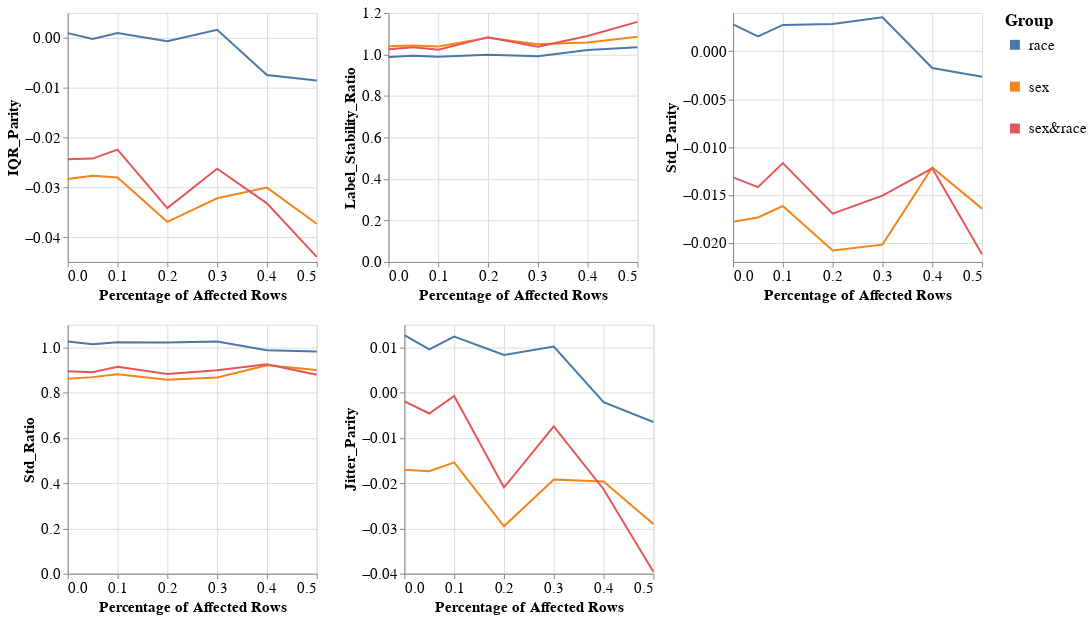

Notebook cell for this chart:
### Markdown cell above
### Group metrics per dataset and model

### Code cell
visualizer.create_groups_grid_pct_lines_plot(model_name=MODEL_NAMES[0],
                                             target_preprocessing_technique=PREPROCESSING_TECHNIQUES[0],
                                             group_metrics_type='variance')

### Figure 1 — Vega-Lite specification as saved in the notebook (floating-point values rounded to 4 significant figures)
{"config": {"view": {"continuousWidth": 400, "continuousHeight": 300}, "axis": {"labelFontSize": 15, "titleFontSize": 15}, "legend": {"labelFontSize": 15, "symbolStrokeWidth": 10, "titleFontSize": 17}, "title": {"fontSize": 15}}, "vconcat": [{"hconcat": [{"mark": "line", "encoding": {"color": {"field": "Group", "type": "nominal"}, "x": {"field": "Percentage", "title": "Percentage of Affected Rows", "type": "quantitative"}, "y": {"field": "Metric_Value", "title": "IQR_Parity", "type": "quantitative"}}, "height": 250, "width": 250}, {"data": {"name": "data-b12d4d9dd551368b9e5faad2d5d4342e"}, "mark": "line", "encoding": {"color": {"field": "Group", "type": "nominal"}, "x": {"field": "Percentage", "title": "Percentage of Affected Rows", "type": "quantitative"}, "y": {"field": "Metric_Value", "title": "Label_Stability_Ratio", "type": "quantitative"}}, "height": 250, "width": 250}, {"data": {"name": "data-edb86d7509957efeab170c346a5ea68a"}, "mark": "line", "encoding": {"color": {"field": "Group", "type": "nominal"}, "x": {"field": "Percentage", "title": "Percentage of Affected Rows", "type": "quantitative"}, "y": {"field": "Metric_Value", "title": "Std_Parity", "type": "quantitative"}}, "height": 250, "width": 250}]}, {"hconcat": [{"mark": "line", "encoding": {"color": {"field": "Group", "type": "nominal"}, "x": {"field": "Percentage", "title": "Percentage of Affected Rows", "type": "quantitative"}, "y": {"field": "Metric_Value", "title": "Std_Ratio", "type": "quantitative"}}, "height": 250, "width": 250}, {"data": {"name": "data-17bff6c00e28ed410f66fc92b36287b4"}, "mark": "line", "encoding": {"color": {"field": "Group", "type": "nominal"}, "x": {"field": "Percentage", "title": "Percentage of Affected Rows", "type": "quantitative"}, "y": {"field": "Metric_Value", "title": "Jitter_Parity", "type": "quantitative"}}, "height": 250, "width": 250}], "data": {"name": "data-b356da9915631f9fb8b5c3a687f18f34"}}], "data": {"name": "data-aecb2e49723a49af9cd104d4ab37a60f"}, "$schema": "https://vega.github.io/schema/vega-lite/v4.17.0.json", "datasets": {"data-aecb2e49723a49af9cd104d4ab37a60f": [{"Model_Name": "DecisionTreeClassifier", "Metric": "IQR_Parity", "Group": "race", "Metric_Value": 0.0009545, "Percentage": 0.0}, {"Model_Name": "DecisionTreeClassifier", "Metric": "IQR_Parity", "Group": "sex", "Metric_Value": -0.02836, "Percentage": 0.0}, {"Model_Name": "DecisionTreeClassifier", "Metric": "IQR_Parity", "Group": "sex&race", "Metric_Value": -0.02439, "Percentage": 0.0}, {"Model_Name": "DecisionTreeClassifier", "Metric": "IQR_Parity", "Group": "race", "Metric_Value": -0.0002222, "Percentage": 0.05}, {"Model_Name": "DecisionTreeClassifier", "Metric": "IQR_Parity", "Group": "sex", "Metric_Value": -0.02767, "Percentage": 0.05}, {"Model_Name": "DecisionTreeClassifier", "Metric": "IQR_Parity", "Group": "sex&race", "Metric_Value": -0.02425, "Percentage": 0.05}, {"Model_Name": "DecisionTreeClassifier", "Metric": "IQR_Parity", "Group": "race", "Metric_Value": 0.0009583, "Percentage": 0.1}, {"Model_Name": "DecisionTreeClassifier", "Metric": "IQR_Parity", "Group": "sex", "Metric_Value": -0.02803, "Percentage": 0.1}, {"Model_Name": "DecisionTreeClassifier", "Metric": "IQR_Parity", "Group": "sex&race", "Metric_Value": -0.02245, "Percentage": 0.1}, {"Model_Name": "DecisionTreeClassifier", "Metric": "IQR_Parity", "Group": "race", "Metric_Value": -0.0006652, "Percentage": 0.2}, {"Model_Name": "DecisionTreeClassifier", "Metric": "IQR_Parity", "Group": "sex", "Metric_Value": -0.03695, "Percentage": 0.2}, {"Model_Name": "DecisionTreeClassifier", "Metric": "IQR_Parity", "Group": "sex&race", "Metric_Value": -0.03417, "Percentage": 0.2}, {"Model_Name": "DecisionTreeClassifier", "Metric": "IQR_Parity", "Group": "race", "Metric_Value": 0.001622, "Percentage": 0.3}, {"Model_Name": "DecisionTreeClassifier", "Metric": "IQR_Parity", "Group": "sex", "Metric_Value": -0.03222, "Percentage": 0.3}, {"Model_Name": "DecisionTreeClassifier", "Metric": "IQR_Parity", "Group": "sex&race", "Metric_Value": -0.02627, "Percentage": 0.3}, {"Model_Name": "DecisionTreeClassifier", "Metric": "IQR_Parity", "Group": "race", "Metric_Value": -0.007458, "Percentage": 0.4}, {"Model_Name": "DecisionTreeClassifier", "Metric": "IQR_Parity", "Group": "sex", "Metric_Value": -0.03007, "Percentage": 0.4}, {"Model_Name": "DecisionTreeClassifier", "Metric": "IQR_Parity", "Group": "sex&race", "Metric_Value": -0.03323, "Percentage": 0.4}, {"Model_Name": "DecisionTreeClassifier", "Metric": "IQR_Parity", "Group": "race", "Metric_Value": -0.008575, "Percentage": 0.5}, {"Model_Name": "DecisionTreeClassifier", "Metric": "IQR_Parity", "Group": "sex", "Metric_Value": -0.03734, "Percentage": 0.5}, {"Model_Name": "DecisionTreeClassifier", "Metric": "IQR_Parity", "Group": "sex&race", "Metric_Value": -0.04398, "Percentage": 0.5}], "data-b12d4d9dd551368b9e5faad2d5d4342e": [{"Model_Name": "DecisionTreeClassifier", "Metric": "Label_Stability_Ratio", "Group": "race", "Metric_Value": 0.9873, "Percentage": 0.0}, {"Model_Name": "DecisionTreeClassifier", "Metric": "Label_Stability_Ratio", "Group": "sex", "Metric_Value": 1.04, "Percentage": 0.0}, {"Model_Name": "DecisionTreeClassifier", "Metric": "Label_Stability_Ratio", "Group": "sex&race", "Metric_Value": 1.025, "Percentage": 0.0}, {"Model_Name": "DecisionTreeClassifier", "Metric": "Label_Stability_Ratio", "Group": "race", "Metric_Value": 0.9938, "Percentage": 0.05}, {"Model_Name": "DecisionTreeClassifier", "Metric": "Label_Stability_Ratio", "Group": "sex", "Metric_Value": 1.043, "Percentage": 0.05}, {"Model_Name": "DecisionTreeClassifier", "Metric": "Label_Stability_Ratio", "Group": "sex&race", "Metric_Value": 1.035, "Percentage": 0.05}, {"Model_Name": "DecisionTreeClassifier", "Metric": "Label_Stability_Ratio", "Group": "race", "Metric_Value": 0.9886, "Percentage": 0.1}, {"Model_Name": "DecisionTreeClassifier", "Metric": "Label_Stability_Ratio", "Group": "sex", "Metric_Value": 1.038, "Percentage": 0.1}, {"Model_Name": "DecisionTreeClassifier", "Metric": "Label_Stability_Ratio", "Group": "sex&race", "Metric_Value": 1.022, "Percentage": 0.1}, {"Model_Name": "DecisionTreeClassifier", "Metric": "Label_Stability_Ratio", "Group": "race", "Metric_Value": 0.9987, "Percentage": 0.2}, {"Model_Name": "DecisionTreeClassifier", "Metric": "Label_Stability_Ratio", "Group": "sex", "Metric_Value": 1.08, "Percentage": 0.2}, {"Model_Name": "DecisionTreeClassifier", "Metric": "Label_Stability_Ratio", "Group": "sex&race", "Metric_Value": 1.083, "Percentage": 0.2}, {"Model_Name": "DecisionTreeClassifier", "Metric": "Label_Stability_Ratio", "Group": "race", "Metric_Value": 0.9918, "Percentage": 0.3}, {"Model_Name": "DecisionTreeClassifier", "Metric": "Label_Stability_Ratio", "Group": "sex", "Metric_Value": 1.05, "Percentage": 0.3}, {"Model_Name": "DecisionTreeClassifier", "Metric": "Label_Stability_Ratio", "Group": "sex&race", "Metric_Value": 1.037, "Percentage": 0.3}, {"Model_Name": "DecisionTreeClassifier", "Metric": "Label_Stability_Ratio", "Group": "race", "Metric_Value": 1.021, "Percentage": 0.4}, {"Model_Name": "DecisionTreeClassifier", "Metric": "Label_Stability_Ratio", "Group": "sex", "Metric_Value": 1.057, "Percentage": 0.4}, {"Model_Name": "DecisionTreeClassifier", "Metric": "Label_Stability_Ratio", "Group": "sex&race", "Metric_Value": 1.089, "Percentage": 0.4}, {"Model_Name": "DecisionTreeClassifier", "Metric": "Label_Stability_Ratio", "Group": "race", "Metric_Value": 1.035, "Percentage": 0.5}, {"Model_Name": "DecisionTreeClassifier", "Metric": "Label_Stability_Ratio", "Group": "sex", "Metric_Value": 1.086, "Percentage": 0.5}, {"Model_Name": "DecisionTreeClassifier", "Metric": "Label_Stability_Ratio", "Group": "sex&race", "Metric_Value": 1.157, "Percentage": 0.5}], "data-edb86d7509957efeab170c346a5ea68a": [{"Model_Name": "DecisionTreeClassifier", "Metric": "Std_Parity", "Group": "race", "Metric_Value": 0.002808, "Percentage": 0.0}, {"Model_Name": "DecisionTreeClassifier", "Metric": "Std_Parity", "Group": "sex", "Metric_Value": -0.01781, "Percentage": 0.0}, {"Model_Name": "DecisionTreeClassifier", "Metric": "Std_Parity", "Group": "sex&race", "Metric_Value": -0.01317, "Percentage": 0.0}, {"Model_Name": "DecisionTreeClassifier", "Metric": "Std_Parity", "Group": "race", "Metric_Value": 0.001545, "Percentage": 0.05}, {"Model_Name": "DecisionTreeClassifier", "Metric": "Std_Parity", "Group": "sex", "Metric_Value": -0.01736, "Percentage": 0.05}, {"Model_Name": "DecisionTreeClassifier", "Metric": "Std_Parity", "Group": "sex&race", "Metric_Value": -0.01419, "Percentage": 0.05}, {"Model_Name": "DecisionTreeClassifier", "Metric": "Std_Parity", "Group": "race", "Metric_Value": 0.002745, "Percentage": 0.1}, {"Model_Name": "DecisionTreeClassifier", "Metric": "Std_Parity", "Group": "sex", "Metric_Value": -0.01616, "Percentage": 0.1}, {"Model_Name": "DecisionTreeClassifier", "Metric": "Std_Parity", "Group": "sex&race", "Metric_Value": -0.01168, "Percentage": 0.1}, {"Model_Name": "DecisionTreeClassifier", "Metric": "Std_Parity", "Group": "race", "Metric_Value": 0.002839, "Percentage": 0.2}, {"Model_Name": "DecisionTreeClassifier", "Metric": "Std_Parity", "Group": "sex", "Metric_Value": -0.0208, "Percentage": 0.2}, {"Model_Name": "DecisionTreeClassifier", "Metric": "Std_Parity", "Group": "sex&race", "Metric_Value": -0.01696, "Percentage": 0.2}, {"Model_Name": "DecisionTreeClassifier", "Metric": "Std_Parity", "Group": "race", "Metric_Value": 0.003541, "Percentage": 0.3}, {"Model_Name": "DecisionTreeClassifier", "Metric": "Std_Parity", "Group": "sex", "Metric_Value": -0.02019, "Percentage": 0.3}, {"Model_Name": "DecisionTreeClassifier", "Metric": "Std_Parity", "Group": "sex&race", "Metric_Value": -0.01507, "Percentage": 0.3}, {"Model_Name": "DecisionTreeClassifier", "Metric": "Std_Parity", "Group": "race", "Metric_Value": -0.001756, "Percentage": 0.4}, {"Model_Name": "DecisionTreeClassifier", "Metric": "Std_Parity", "Group": "sex", "Metric_Value": -0.01212, "Percentage": 0.4}, {"Model_Name": "DecisionTreeClassifier", "Metric": "Std_Parity", "Group": "sex&race", "Metric_Value": -0.01223, "Percentage": 0.4}, {"Model_Name": "DecisionTreeClassifier", "Metric": "Std_Parity", "Group": "race", "Metric_Value": -0.002654, "Percentage": 0.5}, {"Model_Name": "DecisionTreeClassifier", "Metric": "Std_Parity", "Group": "sex", "Metric_Value": -0.01643, "Percentage": 0.5}, {"Model_Name": "DecisionTreeClassifier", "Metric": "Std_Parity", "Group": "sex&race", "Metric_Value": -0.02119, "Percentage": 0.5}], "data-b356da9915631f9fb8b5c3a687f18f34": [{"Model_Name": "DecisionTreeClassifier", "Metric": "Std_Ratio", "Group": "race", "Metric_Value": 1.026, "Percentage": 0.0}, {"Model_Name": "DecisionTreeClassifier", "Metric": "Std_Ratio", "Group": "sex", "Metric_Value": 0.8613, "Percentage": 0.0}, {"Model_Name": "DecisionTreeClassifier", "Metric": "Std_Ratio", "Group": "sex&race", "Metric_Value": 0.8947, "Percentage": 0.0}, {"Model_Name": "DecisionTreeClassifier", "Metric": "Std_Ratio", "Group": "race", "Metric_Value": 1.013, "Percentage": 0.05}, {"Model_Name": "DecisionTreeClassifier", "Metric": "Std_Ratio", "Group": "sex", "Metric_Value": 0.8684, "Percentage": 0.05}, {"Model_Name": "DecisionTreeClassifier", "Metric": "Std_Ratio", "Group": "sex&race", "Metric_Value": 0.8901, "Percentage": 0.05}, {"Model_Name": "DecisionTreeClassifier", "Metric": "Std_Ratio", "Group": "race", "Metric_Value": 1.022, "Percentage": 0.1}, {"Model_Name": "DecisionTreeClassifier", "Metric": "Std_Ratio", "Group": "sex", "Metric_Value": 0.8813, "Percentage": 0.1}, {"Model_Name": "DecisionTreeClassifier", "Metric": "Std_Ratio", "Group": "sex&race", "Metric_Value": 0.9137, "Percentage": 0.1}, {"Model_Name": "DecisionTreeClassifier", "Metric": "Std_Ratio", "Group": "race", "Metric_Value": 1.022, "Percentage": 0.2}, {"Model_Name": "DecisionTreeClassifier", "Metric": "Std_Ratio", "Group": "sex", "Metric_Value": 0.8568, "Percentage": 0.2}, {"Model_Name": "DecisionTreeClassifier", "Metric": "Std_Ratio", "Group": "sex&race", "Metric_Value": 0.8821, "Percentage": 0.2}, {"Model_Name": "DecisionTreeClassifier", "Metric": "Std_Ratio", "Group": "race", "Metric_Value": 1.025, "Percentage": 0.3}, {"Model_Name": "DecisionTreeClassifier", "Metric": "Std_Ratio", "Group": "sex", "Metric_Value": 0.8671, "Percentage": 0.3}, {"Model_Name": "DecisionTreeClassifier", "Metric": "Std_Ratio", "Group": "sex&race", "Metric_Value": 0.8987, "Percentage": 0.3}, {"Model_Name": "DecisionTreeClassifier", "Metric": "Std_Ratio", "Group": "race", "Metric_Value": 0.9867, "Percentage": 0.4}, {"Model_Name": "DecisionTreeClassifier", "Metric": "Std_Ratio", "Group": "sex", "Metric_Value": 0.9204, "Percentage": 0.4}, {"Model_Name": "DecisionTreeClassifier", "Metric": "Std_Ratio", "Group": "sex&race", "Metric_Value": 0.9253, "Percentage": 0.4}, {"Model_Name": "DecisionTreeClassifier", "Metric": "Std_Ratio", "Group": "race", "Metric_Value": 0.9814, "Percentage": 0.5}, {"Model_Name": "DecisionTreeClassifier", "Metric": "Std_Ratio", "Group": "sex", "Metric_Value": 0.9001, "Percentage": 0.5}, {"Model_Name": "DecisionTreeClassifier", "Metric": "Std_Ratio", "Group": "sex&race", "Metric_Value": 0.8785, "Percentage": 0.5}], "data-17bff6c00e28ed410f66fc92b36287b4": [{"Model_Name": "DecisionTreeClassifier", "Metric": "Jitter_Parity", "Group": "race", "Metric_Value": 0.01268, "Percentage": 0.0}, {"Model_Name": "DecisionTreeClassifier", "Metric": "Jitter_Parity", "Group": "sex", "Metric_Value": -0.01702, "Percentage": 0.0}, {"Model_Name": "DecisionTreeClassifier", "Metric": "Jitter_Parity", "Group": "sex&race", "Metric_Value": -0.001923, "Percentage": 0.0}, {"Model_Name": "DecisionTreeClassifier", "Metric": "Jitter_Parity", "Group": "race", "Metric_Value": 0.009529, "Percentage": 0.05}, {"Model_Name": "DecisionTreeClassifier", "Metric": "Jitter_Parity", "Group": "sex", "Metric_Value": -0.01737, "Percentage": 0.05}, {"Model_Name": "DecisionTreeClassifier", "Metric": "Jitter_Parity", "Group": "sex&race", "Metric_Value": -0.004615, "Percentage": 0.05}, {"Model_Name": "DecisionTreeClassifier", "Metric": "Jitter_Parity", "Group": "race", "Metric_Value": 0.01238, "Percentage": 0.1}, {"Model_Name": "DecisionTreeClassifier", "Metric": "Jitter_Parity", "Group": "sex", "Metric_Value": -0.01541, "Percentage": 0.1}, {"Model_Name": "DecisionTreeClassifier", "Metric": "Jitter_Parity", "Group": "sex&race", "Metric_Value": -0.0007297, "Percentage": 0.1}, {"Model_Name": "DecisionTreeClassifier", "Metric": "Jitter_Parity", "Group": "race", "Metric_Value": 0.008306, "Percentage": 0.2}, {"Model_Name": "DecisionTreeClassifier", "Metric": "Jitter_Parity", "Group": "sex", "Metric_Value": -0.02953, "Percentage": 0.2}, {"Model_Name": "DecisionTreeClassifier", "Metric": "Jitter_Parity", "Group": "sex&race", "Metric_Value": -0.02097, "Percentage": 0.2}, {"Model_Name": "DecisionTreeClassifier", "Metric": "Jitter_Parity", "Group": "race", "Metric_Value": 0.01017, "Percentage": 0.3}, {"Model_Name": "DecisionTreeClassifier", "Metric": "Jitter_Parity", "Group": "sex", "Metric_Value": -0.01922, "Percentage": 0.3}, {"Model_Name": "DecisionTreeClassifier", "Metric": "Jitter_Parity", "Group": "sex&race", "Metric_Value": -0.007441, "Percentage": 0.3}, {"Model_Name": "DecisionTreeClassifier", "Metric": "Jitter_Parity", "Group": "race", "Metric_Value": -0.002118, "Percentage": 0.4}, {"Model_Name": "DecisionTreeClassifier", "Metric": "Jitter_Parity", "Group": "sex", "Metric_Value": -0.01962, "Percentage": 0.4}, {"Model_Name": "DecisionTreeClassifier", "Metric": "Jitter_Parity", "Group": "sex&race", "Metric_Value": -0.02134, "Percentage": 0.4}, {"Model_Name": "DecisionTreeClassifier", "Metric": "Jitter_Parity", "Group": "race", "Metric_Value": -0.006494, "Percentage": 0.5}, {"Model_Name": "DecisionTreeClassifier", "Metric": "Jitter_Parity", "Group": "sex", "Metric_Value": -0.02904, "Percentage": 0.5}, {"Model_Name": "DecisionTreeClassifier", "Metric": "Jitter_Parity", "Group": "sex&race", "Metric_Value": -0.03959, "Percentage": 0.5}]}}
